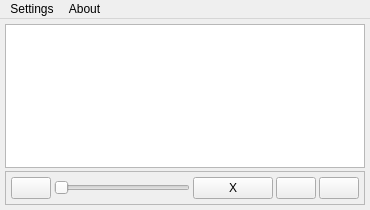
<?xml version="1.0" encoding="UTF-8"?>
<ui version="4.0">
 <class>MainWindow</class>
 <widget class="QMainWindow" name="MainWindow">
  <property name="geometry">
   <rect>
    <x>0</x>
    <y>0</y>
    <width>370</width>
    <height>210</height>
   </rect>
  </property>
  <property name="windowTitle">
   <string>Team Radar Mobile</string>
  </property>
  <widget class="QWidget" name="centralWidget">
   <layout class="QVBoxLayout" name="verticalLayout">
    <property name="spacing">
     <number>3</number>
    </property>
    <property name="margin">
     <number>5</number>
    </property>
    <item>
     <widget class="TeamRadarView" name="view"/>
    </item>
    <item>
     <widget class="QFrame" name="fmControls">
      <property name="frameShape">
       <enum>QFrame::StyledPanel</enum>
      </property>
      <property name="frameShadow">
       <enum>QFrame::Raised</enum>
      </property>
      <layout class="QHBoxLayout" name="horizontalLayout">
       <property name="spacing">
        <number>3</number>
       </property>
       <property name="margin">
        <number>5</number>
       </property>
       <item>
        <widget class="QPushButton" name="btPlayPause">
         <property name="text">
          <string/>
         </property>
        </widget>
       </item>
       <item>
        <widget class="QSlider" name="slider">
         <property name="orientation">
          <enum>Qt::Horizontal</enum>
         </property>
        </widget>
       </item>
       <item>
        <widget class="QPushButton" name="btSpeed">
         <property name="text">
          <string>X</string>
         </property>
        </widget>
       </item>
       <item>
        <widget class="QPushButton" name="btDownload">
         <property name="text">
          <string/>
         </property>
         <property name="icon">
          <iconset resource="Resource.qrc">
           <normaloff>:/Images/Download.png</normaloff>:/Images/Download.png</iconset>
         </property>
        </widget>
       </item>
       <item>
        <widget class="QPushButton" name="btEvents">
         <property name="text">
          <string/>
         </property>
        </widget>
       </item>
      </layout>
     </widget>
    </item>
   </layout>
  </widget>
  <widget class="QMenuBar" name="menuBar">
   <property name="geometry">
    <rect>
     <x>0</x>
     <y>0</y>
     <width>370</width>
     <height>25</height>
    </rect>
   </property>
   <widget class="QMenu" name="menuMode">
    <property name="title">
     <string>Settings</string>
    </property>
    <addaction name="actionOnline"/>
    <addaction name="actionOffline"/>
    <addaction name="actionSelectProject"/>
    <addaction name="actionSettings"/>
   </widget>
   <widget class="QMenu" name="menuAbout">
    <property name="title">
     <string>About</string>
    </property>
    <addaction name="actionAbout"/>
   </widget>
   <addaction name="menuMode"/>
   <addaction name="menuAbout"/>
  </widget>
  <action name="actionOnline">
   <property name="text">
    <string>Online</string>
   </property>
  </action>
  <action name="actionOffline">
   <property name="text">
    <string>Offline</string>
   </property>
  </action>
  <action name="actionSettings">
   <property name="text">
    <string>Settings</string>
   </property>
  </action>
  <action name="actionAbout">
   <property name="text">
    <string>About</string>
   </property>
  </action>
  <action name="actionSelectProject">
   <property name="text">
    <string>Select project</string>
   </property>
  </action>
 </widget>
 <layoutdefault spacing="6" margin="11"/>
 <customwidgets>
  <customwidget>
   <class>TeamRadarView</class>
   <extends>QGraphicsView</extends>
   <header>../QtCreator/src/plugins/TeamRadar/TeamRadarView.h</header>
  </customwidget>
 </customwidgets>
 <resources>
  <include location="Resource.qrc"/>
 </resources>
 <connections/>
</ui>
